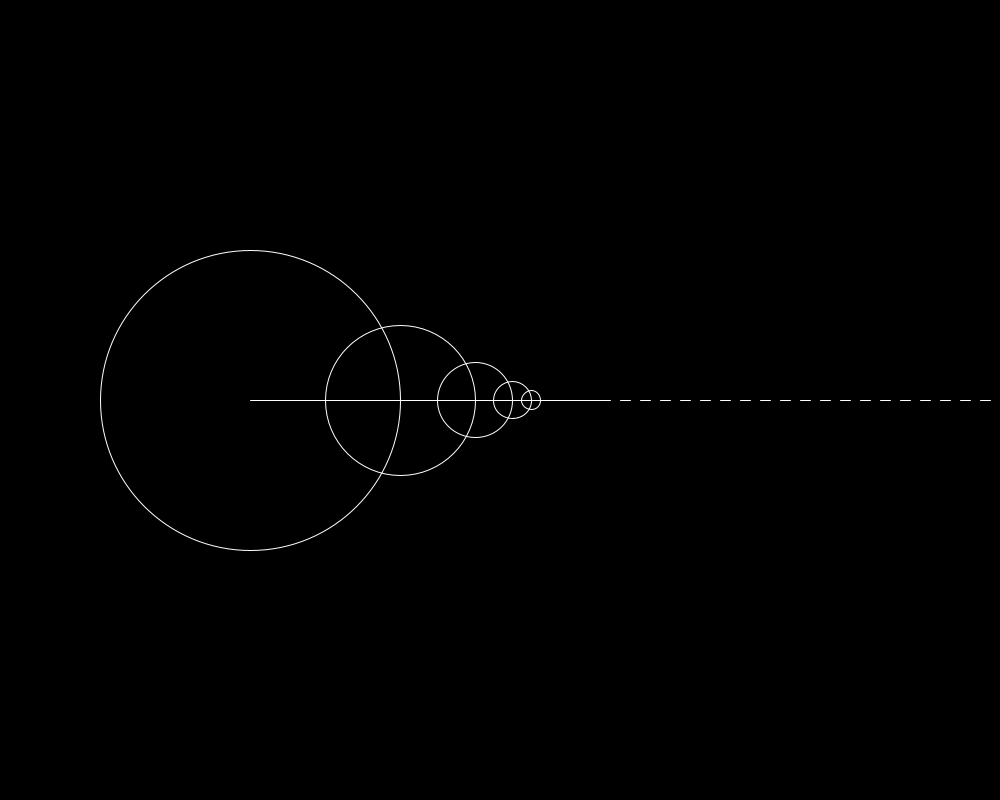
Frame 1 (no input)
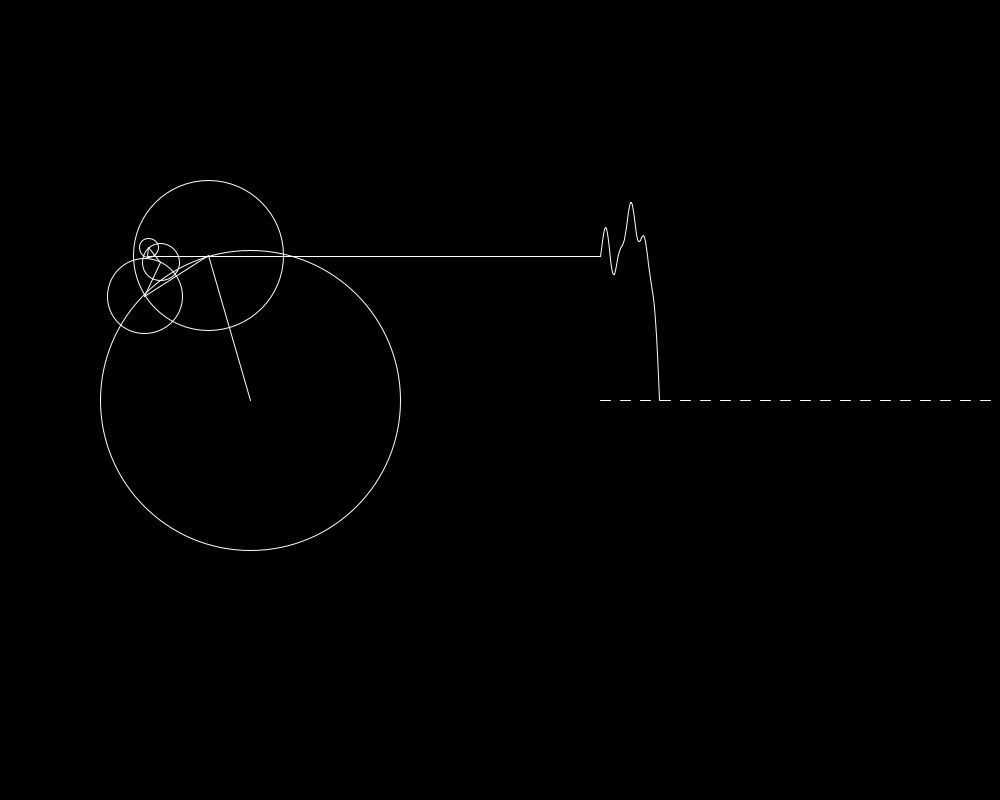
Frame 60 (the mouse pressed at the canvas centre just before this capture)
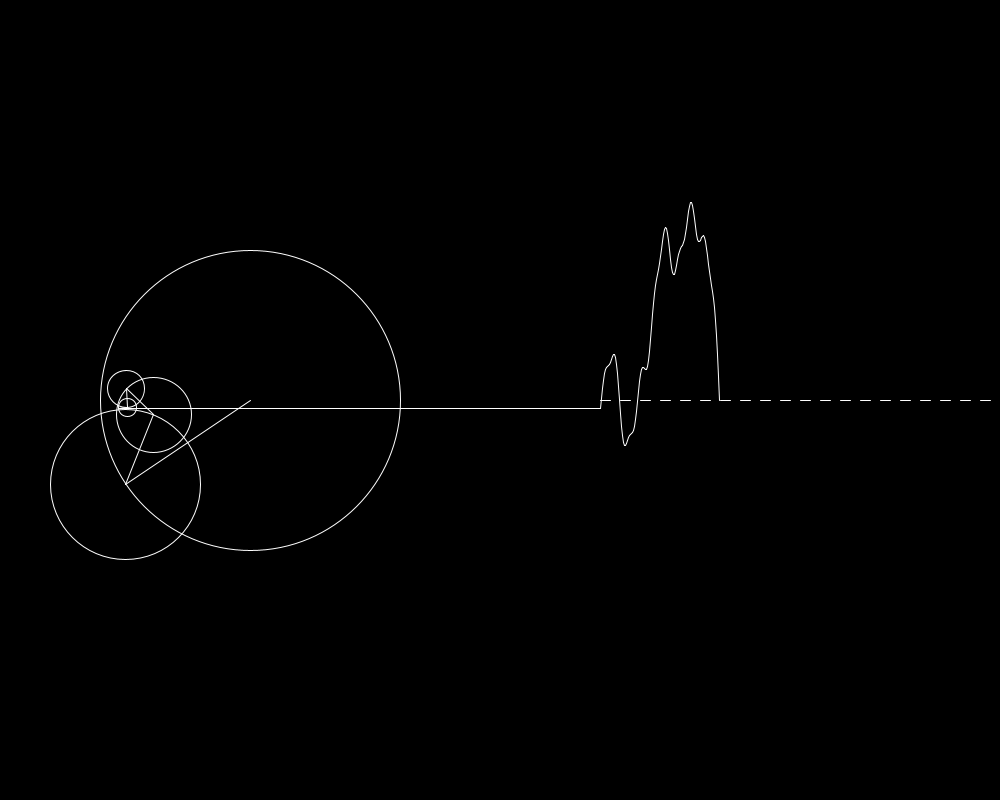
Frame 120 (the mouse held since frame 60 and released just before this capture)

The Processing sketch that drew these frames (run headless with seeded random() and noise(); from frame 60 on, the mouse is pressed at the canvas centre):

// Processing sketch: Fourier_circles
// ── Fourier_circles.pde
void setup()
{
  size(1000, 800);
  stroke(255);
  noFill();
  frameRate(60);
}

float angle = 0, speed = PI / 100;
float[] vertex = new float[400];

void draw()
{
  background(0);
  float radius = 150;
  float posx = width / 4, posy = height / 2;
  for (int i = 0; i < 5; i++)
  {
    ellipse(posx, posy, 2 * radius, 2 * radius);
    line(posx, posy, posx += radius * cos(pow(2, i) * angle), posy += radius * sin(pow(2, i) * angle));
    radius /= 2;
  }
  angle -= speed;
  for(int i = 0; i < 20; i++)
    line(600 + 10 * 2 * i, height / 2, 600 + 10 * (2 * i + 1), height / 2);
  line(posx, posy, 600, posy);
  shift(posy);
  drawLines();
}

void shift(float posy)
{
  for(int i = 399; i > 0; i--)
    vertex[i] = vertex[i - 1];
   vertex[0] = posy;
}

void drawLines()
{
  for(int i = 0; i < 399; i++)
    if(vertex[i + 1] != 0)
      line(600 + i, vertex[i], 601 + i, vertex[i + 1]);
}
